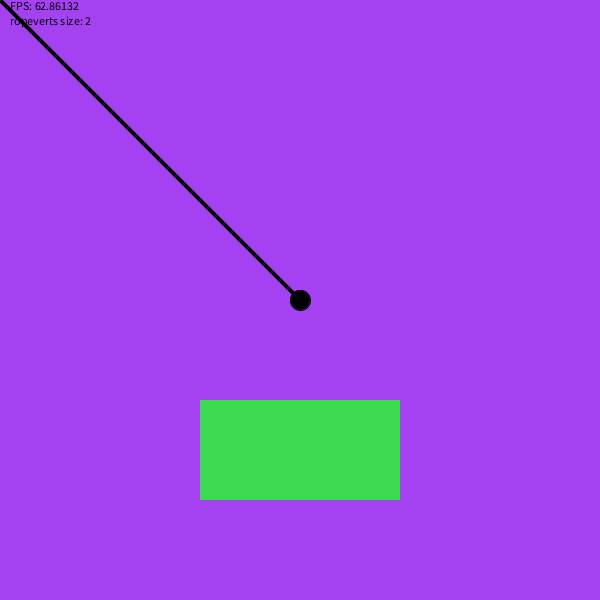
Frame 1 (no input)
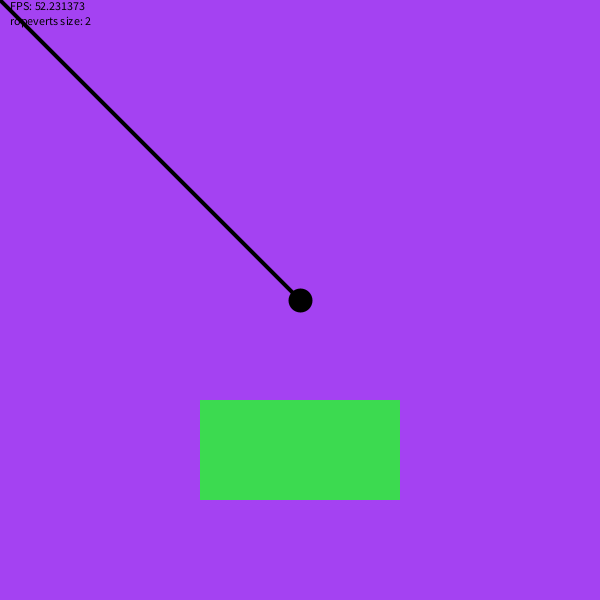
Frame 60 (the mouse pressed at the canvas centre just before this capture)
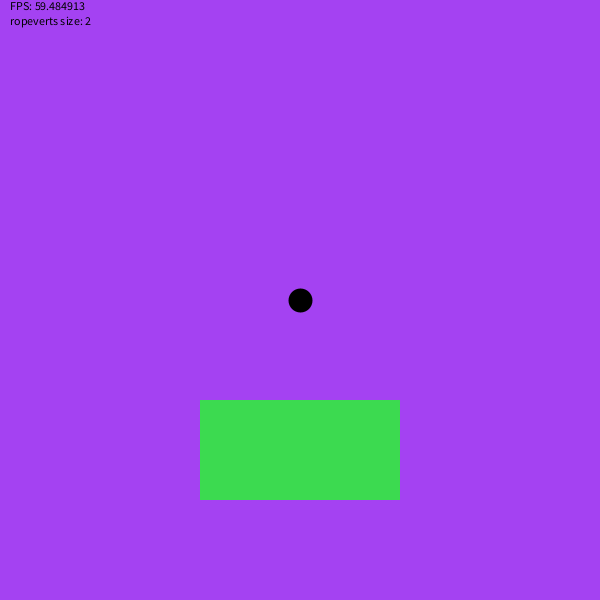
Frame 120 (the mouse held since frame 60 and released just before this capture)

The Processing sketch that drew these frames (run headless with seeded random() and noise(); from frame 60 on, the mouse is pressed at the canvas centre):

// Processing sketch: ropeshit
// ── ropeshit.pde
rope R;
ArrayList<Shape> shapes = new ArrayList<Shape>();
Shape testShape;
color col = color(floor(random(0,255)),floor(random(0,255)),floor(random(0,255)));
void setup(){
  size(600,600);
  //fullScreen();
  frameRate(60);
  R = new rope(width/2, height/2);
  shapes.add(new Shape(200,400,200,100));
  //shapes.add(new Shape(700,height-300,width/2-600,100));
}

void draw(){
  background(col);
  fill(0);
  ellipse(width/2, height/2, 20, 20);
  for(Shape s : shapes)    
  s.show();
  R.update();
  R.show();
  fill(0);
  text("FPS: "+frameRate,10,10);
  text("ropeverts size: "+R.ropeverts.size(), 10, 25);
}

// ── rope.pde
class rope {
  ArrayList<ropeVert> ropeverts = new ArrayList<ropeVert>();
  float originX, originY;
  float targetX, targetY;
  float len;
  float offset = 0.1;
  rope(float _originX, float _originY) {
    originX = _originX;
    originY = _originY;
    ropeVert mouse = new ropeVert(mouseX, mouseY, -1);
    ropeverts.add(new ropeVert(originX, originY, 0));
    ropeverts.add(mouse);
  }

  void update() {
    //clearVerts();
    //len = dist(originX, originY, mouseX, mouseY);
    //SEEK FOR INTERSECTION POINTS
    for(Shape s : shapes)
    for(int i = 0; i<2; i++)
    resolve(s);
    //ropeverts.remove(mouse);
    //ropeverts.add(mouse);
    //RESOLVE POINTS
    //ADD POINT TO ARRAY
  }

  boolean collides(ropeVert p1, ropeVert p2, Shape s) {
    PVector[] vertices = new PVector[4];
    for (int i = 0; i<4; i++) {
      vertices[i] = new PVector(s.verts[i].x, s.verts[i].y);
    }
    PVector P1 = new PVector(p1.x, p1.y);
    PVector P2 = new PVector(p2.x, p2.y);
    float d = PVector.dist(P1, P2);

    for (int i = 0; i<ceil(d); i++) {
      PVector l = PVector.lerp(P1, P2, i/d);
      //ellipse(l.x, l.y, 4, 4);
      //Rprintln(i/d);
      if (l.x >= s.x+offset && l.x <= s.x+s.w-offset && l.y >= s.y+offset && l.y <=s.y+s.h-offset) {
        return true;
      }
    }

    return false;
  }

  ropeVert getColPoint(ropeVert p1, ropeVert p2, Shape s) {
    PVector[] vertices = new PVector[4];
    for (int i = 0; i<4; i++) {
      vertices[i] = new PVector(s.verts[i].x, s.verts[i].y);
    }
    PVector P1 = new PVector(p1.x, p1.y);
    PVector P2 = new PVector(p2.x, p2.y);
    float d = PVector.dist(P1, P2);

    for (int i = 0; i<ceil(d); i++) {
      PVector l = PVector.lerp(P1, P2, i/d);
      PVector nextl = PVector.lerp(P1,P2,(i+1)/d);
      //Rprintln(i/d);
      //ellipse(l.x, l.y, 4, 4);
      if (boxCol(l,s.x,s.y,s.w,s.h,offset) && !boxCol(nextl,s.x,s.y,s.w,s.h,offset)) {
        //ropeVert r = new ropeVert(l.x, l.y, -1);
        float[] distances = new float[4];
        for (int j = 0; j<4; j++) {
          distances[j] = PVector.dist(l, vertices[j]);
        }
        for (int j = 0; j<4; j++) {
          if (distances[j]<distances[(j+1)%4] && distances[j]<distances[(j+2)%4] && distances[j]<distances[(j+3)%4]) {
            return new ropeVert(s.verts[j].x, s.verts[j].y, ropeverts.size());
          }
        }
      }
    }
    return s.verts[1];
  }
  
  boolean boxCol(PVector p, float x, float y, float w, float h, float offset){
    return (p.x >= x+offset && p.x <= x+w-offset && p.y >= y+offset && p.y <=y+h-offset);
  }

  void resolve(Shape s) {
    
    PVector[] shapeVerts = new PVector[4];
    for (int i = 0; i<4; i++) {
      shapeVerts[i] = new PVector(s.verts[i].x, s.verts[i].y);
    }
    //PVector target = new PVector(mouseX, mouseY);
    if (!ropeverts.isEmpty()) {
      //println(ropeverts.size());
      //boolean ay = false;

      //for (int i = 0; i<ropeverts.size()-1; i++) {
      //if (ropeverts.get(i+1).) {
      if (collides(ropeverts.get(ropeverts.size()-2), ropeverts.get(ropeverts.size()-1), s)) {
        //add point to line vertices
        //ropeVert temp = ropeverts.get(ropeverts.size()-1);
        //addClosest(getColPoint(ropeverts.get(ropeverts.size()-2), ropeverts.get(ropeverts.size()-1), s), s);
        //ropeverts.remove(temp);
        //println(getColPoint(ropeverts.get(ropeverts.size()-2), ropeverts.get(ropeverts.size()-1), s).x);
        ropeVert r = getColPoint(ropeverts.get(ropeverts.size()-2), ropeverts.get(ropeverts.size()-1), s);
        //if (!ropeverts.contains(r))
          ropeverts.add(r);
        //ropeverts.add(getColPoint(ropeverts.get(ropeverts.size()-2), ropeverts.get(ropeverts.size()-1),s));
        //println(i);
        //ay = true;
        //println("yo i need to add a line wow");
        //} else continue;
        //}
      }

      ropeVert mouse = new ropeVert(mouseX, mouseY, -5);
      for (ropeVert r : ropeverts) {
        if (r.id == -5) {
          ropeverts.remove(r); 
          break;
        }
      }
      ropeverts.add(mouse);

      for (int i = 0; i<ropeverts.size()-2; i++) {
      //if (ropeverts.get()!=null) {
      if (ropeverts.size()>2) {
        if (!collides(ropeverts.get(i), ropeverts.get(i+2), s)) {
          ropeverts.remove(ropeverts.get(i+1));
          //print("ay");
        } //else continue;
      }
      //} //else break;
      }
    }
  }


  void show() {
    if (!ropeverts.isEmpty()) {
      stroke(0);
      strokeWeight(4);
      noFill();
      beginShape();
      for (int i = 0; i<ropeverts.size(); i++) {
        vertex(ropeverts.get(i).x, ropeverts.get(i).y);
      }
      endShape();
    }
  }

  void clearVerts() {
    if (!ropeverts.isEmpty()) {
      for (int i = ropeverts.size()-1; i>=0; i--) {
        ropeverts.remove(ropeverts.get(i));
      }
    }
  }
}

class ropeVert {
  float x, y;
  float id;

  ropeVert(float _x, float _y, float _id) {
    x = _x; 
    y = _y; 
    id = _id;
  }

  void show() {
    fill(255, 0, 0);
    ellipse(x, y, 4, 4);
  }
}

// ── shape.pde
class Shape {
  ropeVert[] verts = new ropeVert[4];
  color c;
  float x,y;
  float w,h;
  Shape(float _x, float _y, float _w, float _h) {
    x = _x; y = _y; w = _w; h = _h;
    verts[0] = new ropeVert(x, y, 0);
    verts[1] = new ropeVert(x+w, y, 1);
    verts[2] = new ropeVert(x+w, y+h, 2);
    verts[3] = new ropeVert(x, y+h, 3);

    int r = floor(random(0, 255));
    int g = floor(random(0, 255));
    int b = floor(random(0, 255));
    c = color(r, g, b);
  }
  void show() {
    noStroke();
    fill(c); 
    beginShape();
    for (int i = 0; i<4; i++) {
      vertex(verts[i].x, verts[i].y);
    }
    endShape();
  }
}
